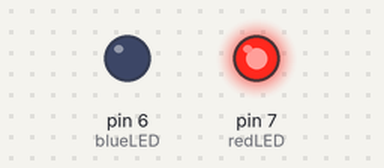
This sketch was run on a simulated Arduino Uno, built with avr-gcc and run on an emulated ATmega328P. Shown: output pins drawn as LEDs (lit = HIGH).

Above: at 0.1 s.
At 3.6 s:
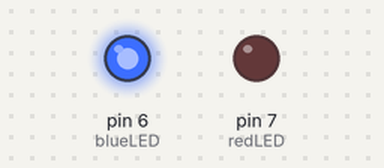
At 5.1 s:
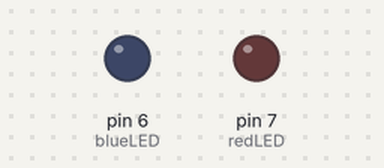
Timing chart, 0 to 6.6 s (numbered marks = the images above):
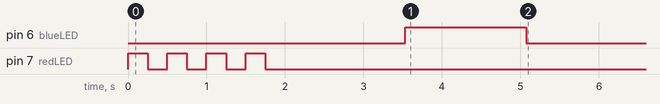

The sketch:

I2R_exam.ino
```cpp
/*Basic sketch to demonstrate understanding of digitalWrite and analogWrite
 *
 * Uses an Arduino controller
 * 2-LEDs
 * 2-220 Ohm resistors
 * by Steve Cline on 21 October 2018
 */

int blueLED = 6;
int redLED = 7;
int waitTime = 250;
int blinkS = 4;

void setup() {
  pinMode (blueLED, OUTPUT);
  pinMode (redLED, OUTPUT);

  for (int i = 0; i < blinkS; i++){
    digitalWrite (redLED, HIGH);
    delay (waitTime);
    digitalWrite (redLED, LOW);
    delay (waitTime);
  }

  for (int x = 0; x <= 255; x++){
    analogWrite (blueLED, x);
    delay (6);
  }

  for (int x = 255; x >= 0; x--){
    analogWrite (blueLED, x);
    delay (6);
  }
}

void loop() {

}
```
